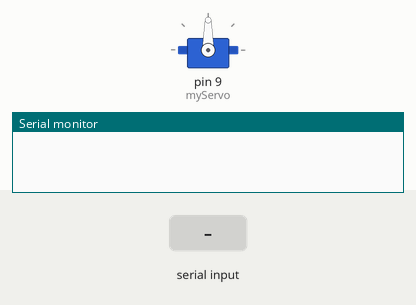
This sketch was run on a simulated Arduino Uno, built with avr-gcc and run on an emulated ATmega328P. On the bench: servo, the last lines printed to the serial monitor. The test bench sets the inputs (shaded band).

Above: at 1.2 s.
1.3 s: "1\n" received over Serial
At 1.45 s:
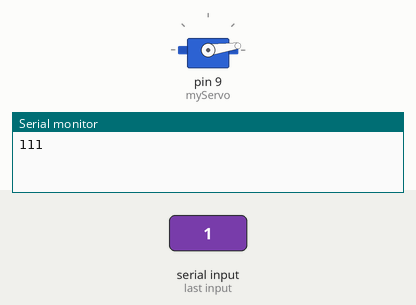
4.3 s: "2\n" received over Serial
At 4.75 s:
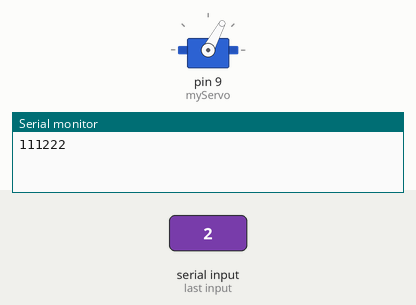
Timing chart, 0 to 7.3 s (numbered marks = the images above; inputs shaded):
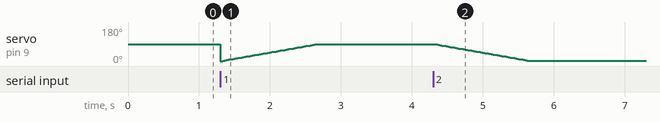

The sketch:

dropPackageRobotic.ino
```cpp
#include <TinyGPS.h>
#include <Servo.h>
#include <SoftwareSerial.h>

#define RXPIN 2
#define TXPIN 3
#define GPSBAUD 4800

TinyGPS gps;
Servo myServo;
int pos = 0;
SoftwareSerial uart_gps(RXPIN, TXPIN);

void getgps(TinyGPS &gps){
  float latitude, longitude, alti;
  gps.f_get_position(&latitude, &longitude);
  alti = gps.f_altitude();

  unsigned long chars;
  unsigned short sentences, failed_checksum;
  gps.stats(&chars, &sentences, &failed_checksum);
}

void setup(){
  Serial.begin(9600);
  uart_gps.begin(GPSBAUD);
  myServo.attach(9);
}

void loop(){
  while(!Serial.available());
  if(Serial.available() > 0){
    int value = Serial.parseInt();
    if(value == 1){
    Serial.print("111");
    for(pos = 0; pos < 90; pos++){
      myServo.write(pos);
      delay(15);
    }
    }
    else if(value == 2){
      Serial.print("222");
      for(pos = 90; pos > 0; pos--){
        myServo.write(pos);
        delay(15);
      }
    }
  }
}
```
